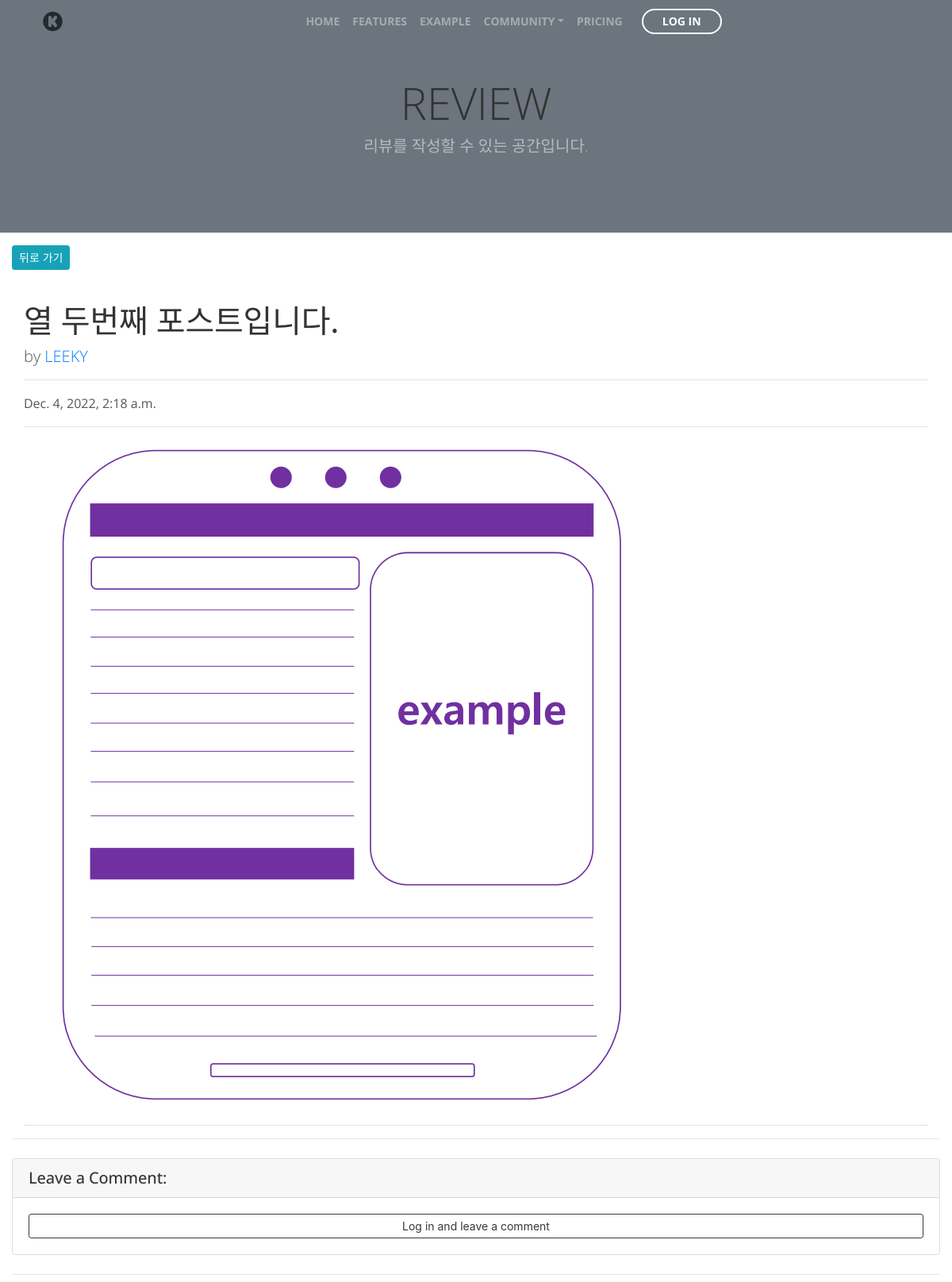
/review/18/ (upper part), run on an earlier commit of the app's database.
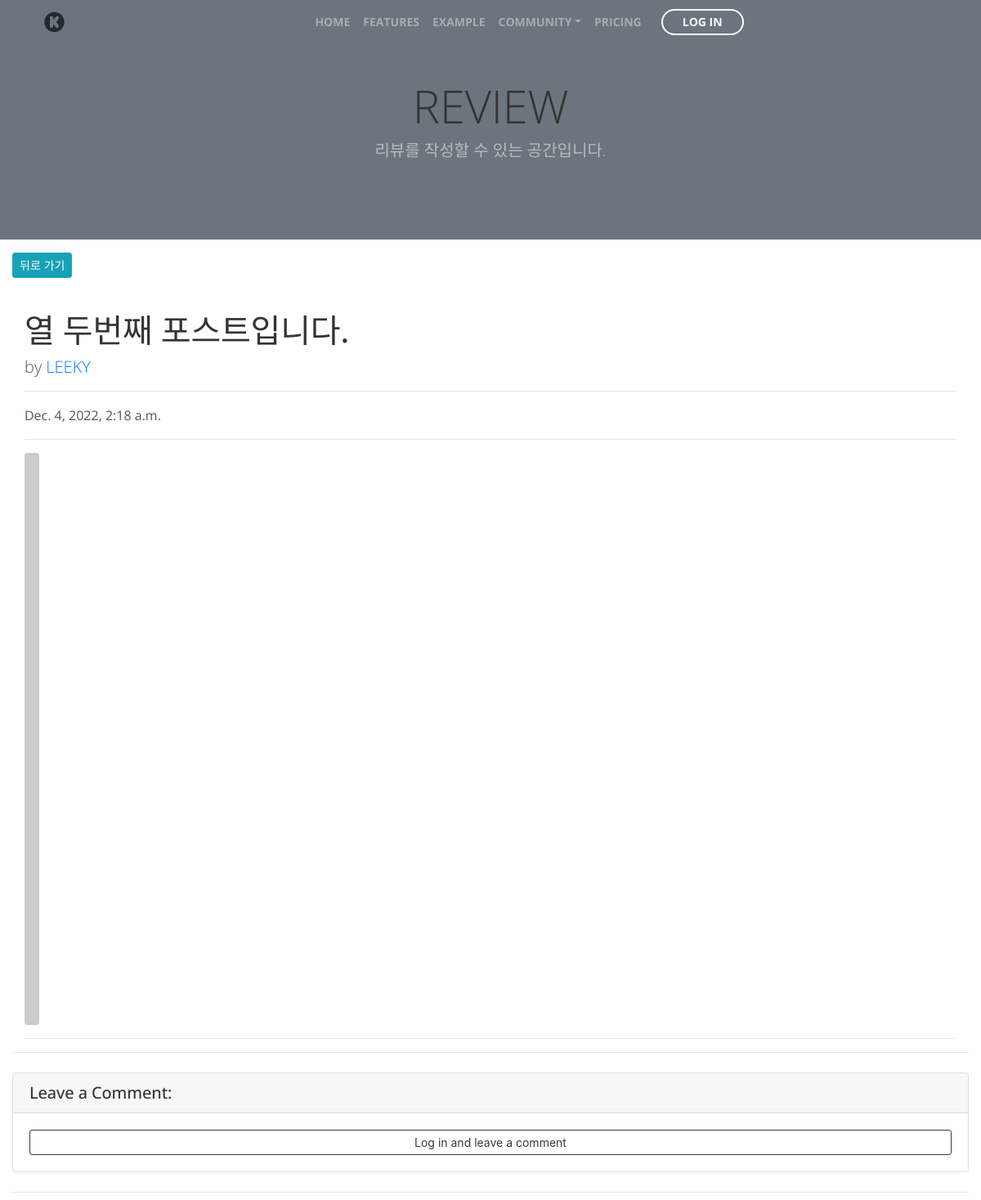
And on a later commit of the database.
### blog/models.py (models this page shows, shortened)
class Post(models.Model):
    title = models.CharField(max_length=30)
    content = MarkdownxField()
    head_image = models.ImageField(upload_to='blog/images/%Y/%m/%d/', blank=True)
    file_upload = models.FileField(upload_to='blog/files/%Y/%m/%d/', blank=True)
    created_at = models.DateTimeField(auto_now_add=True)
    updated_at = models.DateTimeField(auto_now=True)
    author = models.ForeignKey(User, on_delete=models.CASCADE)
    def get_content_markdown(self):
        return markdown(self.content)

### blog/views.py (the view)
# urls.py: path('<int:pk>/', views.PostDetail.as_view()),
class PostDetail(DetailView):
    model = Post
    def get_context_data(self, **kwargs):
        context = super(PostDetail, self).get_context_data()
        context['comment_form'] = CommentForm
        return context

### blog/templates/blog/post_detail.html (shortened to what this page needs)
      {% extends 'blog/base.html' %}
      {% load crispy_forms_tags %}
      {% block main_area %}
      <div id="post-area">
      <div class="col-lg-12">
        <div class="py-3 row">
      <a class="btn btn-info btn-sm float-right" href="/review/" role="button">뒤로 가기</a></div>
        <h1 class="mt-4">{{ post.title }}</h1>
        <p class="lead">
          by
          <a href="#">{{ post.author | upper }}</a>
        </p>
        <hr>
        <p>{{ post.created_at }}</p>
        <hr>
        {% if post.head_image %}
        <img class="img-fluid rounded" src="{{ post.head_image.url }}" alt="{{ post.title }} head_image">
        {% else %}
        <img class="img-fluid rounded" src="https://picsum.photos/seed/{{ post.id }}/700/500" alt="random_image">
        {% endif %}
        <hr>
      </div>
        <div id="comment-area">
        <hr>
        <div class="card my-4">
          <h5 class="card-header">Leave a Comment:</h5>
          <div class="card-body">
            {% if user.is_authenticated %}
            <form id="comment-form" method="POST" action="{{ post.get_absolute_url }} new_comment/">
                {% csrf_token %}
              <div class="form-group">
                {{ comment_form | crispy }}
              </div>
              <button type="submit" class="btn btn-primary">Submit</button>
            </form>
            {% else %}
                 <a role="button" class="btn btn-outline-dark btn-block btn-sm" href="/sign_up">
                   Log in and leave a comment</a>
            {% endif %}
          </div>
        </div>
        <hr/>
      </div>
      </div>
      {% endblock %}

### blog/templates/blog/base.html (shortened to what this page needs)
<!DOCTYPE html>
{% load static %}
<html lang="ko">
<head>
    <link href="/static/blog/css/bootstrap.css" rel="stylesheet">
    <link href="/static/blog/css/fontawesome-all.css" rel="stylesheet">
    <link href="/static/blog/css/swiper.css" rel="stylesheet">
	<link href="/static/blog/css/magnific-popup.css" rel="stylesheet">
	<link href="/static/blog/css/styles.css" rel="stylesheet">
    <link href="{% static 'blog/bootstrap/bootstrap.min.css' %}" rel="stylesheet" type="text/css">
</head>
<body data-spy="scroll" data-target=".fixed-top">
    {% include 'blog/navbar.html' %}
        <header class="bg-secondary py-5">
            <div class="container px-4 px-lg-5 my-5">
                <div class="text-center text-white">
                    <h1 class="display-4 fw-bolder">REVIEW</h1>
                    <p class="lead fw-normal text-white-50 mb-0">리뷰를 작성할 수 있는 공간입니다.</p>
                </div>
            </div>
        </header>
                                    <div class="col" id="main_area">
                                        {% block main_area %}
                                        {% endblock %}
                                    </div>
</body>
</html>

### blog/templates/blog/navbar.html (shortened to what this page needs)
    <nav class="navbar navbar-expand-lg navbar-dark navbar-custom fixed-top">
        <div class="container">
            <a class="navbar-brand logo-image" href="/"><img src="/static/blog/images/k_icon.svg" alt="alternative"></a>
            <div class="collapse navbar-collapse" id="navbarsExampleDefault">
                <ul class="navbar-nav ml-auto">
                    <li class="nav-item">
                        <a class="nav-link" href="/">HOME <span class="sr-only">(current)</span></a>
                    </li>
                    <li class="nav-item">
                        <a class="nav-link" href="/features">FEATURES</a>
                    </li>
                    <li class="nav-item">
                        <a class="nav-link" href="/example">EXAMPLE</a>
                    </li>
                    <li class="nav-item dropdown">
                        <a class="nav-link dropdown-toggle" href="/community" id="navbarDropdown" role="button" aria-haspopup="true" aria-expanded="false">COMMUNITY</a>
                    </li>
                    <li class="nav-item">
                        <a class="nav-link" href="/pricing">PRICING</a>
                    </li>
                </ul>
                <span class="nav-item">
                    <a class="btn-outline-sm" href="/sign_up">LOG IN</a>
                </span>
            </div>
        </div>
    </nav>

### blog/static/blog/css/styles.css (style rules this page uses)
body, html { width: 100%; height: 100%; }
body, p { color: #555; font: 400 1rem/1.625rem "Open Sans", sans-serif;; }
h1 { color: #333; font: 700 2.5rem/3.125rem "Open Sans", sans-serif; letter-spacing: -0.2px; }
h5 { color: #333; font: 700 1.125rem/1.5rem "Open Sans", sans-serif; letter-spacing: -0.1px; }
a { color: #555; text-decoration: underline; }
.btn-outline-sm { display: inline-block; padding: 0.875rem 1.5rem 0.875rem 1.5rem; border: 0.125rem solid #5f4dee; border-radius: 2rem; background-color: transparent; color: #5f4dee; font: 700 0.875rem/0 "Open Sans", sans-serif; text-decoration: none; transition: all 0.2s; }
.navbar-custom { background-color: #5f4dee; box-shadow: 0 0.0625rem 0.375rem 0 rgba(0, 0, 0, 0.1); font: 700 0.875rem/0.875rem "Open Sans", sans-serif; transition: all 0.2s; }
.navbar-custom .container { max-width: 87.5rem; }
.navbar-custom .navbar-brand.logo-image img { width: 4.4375rem; height: 1.75rem; }
.navbar-custom .navbar-nav { margin-top: 0.75rem; margin-bottom: 0.5rem; }
.navbar-custom .nav-item .nav-link { padding: 0.625rem 0.75rem 0.625rem 0.75rem; color: #f7f5f5; opacity: 0.8; text-decoration: none; transition: all 0.2s ease; }
.navbar-custom .nav-item .btn-outline-sm { margin-top: 0.25rem; margin-bottom: 1.375rem; margin-left: 0.5rem; border: 0.125rem solid #fff; color: #fff; }
@media (min-width: 992px) { .navbar-custom { padding: 2.125rem 1.5rem 2.125rem 2rem; background: transparent; box-shadow: none; } }
@media (min-width: 992px) { .navbar-custom .navbar-nav { margin-top: 0; margin-bottom: 0; } }
@media (min-width: 992px) { .navbar-custom .nav-item .nav-link { padding: 0.25rem 0.75rem 0.25rem 0.75rem; } }
@media (min-width: 992px) { .navbar-custom .nav-item .btn-outline-sm { margin-top: 0; margin-bottom: 0; margin-left: 1rem; } }

What changed in the data, as far as the page shows it:
changed Post "열 두번째 포스트입니다.": head_image: picture removed
